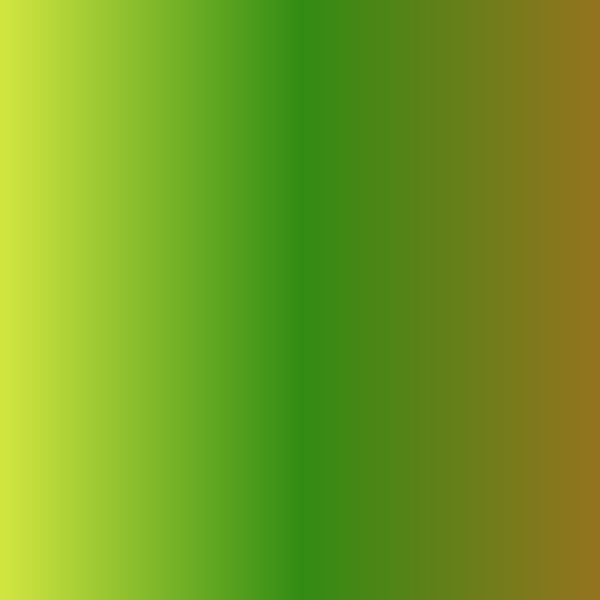
Frame 1 (no input)
Frame 2 (the mouse pressed at the canvas centre, redrawn once): identical to frame 1, image omitted

The p5.js sketch that drew this single still picture (run headless with seeded random() and noise() and a simulated clock; the mouse was pressed at the canvas centre and the sketch redrawn once):

// p5.js sketch
// ── sketch.js
var colorBegin,colorMiddle,colorEnd;
var rectStep1 = 2;
var rectStep2 = 5;
function setup() {
  createCanvas(600,600);
  noLoop();
}

function draw() {
  background(255);
  colorBegin = color(210,230,65);
  colorMiddle= color(50,140,20);
  colorEnd = color(150,115,30);
  

  for(var x1=0; x1 < width/2; x1 += rectStep1){
    noStroke();
    var lerpAmt1 = map(x1, 0,width/2, 0, 1.0);
    
    var lerpedCol1 = lerpColor(colorBegin,colorMiddle,lerpAmt1);    
    fill(lerpedCol1);
    
    rect(x1,0,rectStep1,height);
  }
    for(var x2=width/2; x2 < width; x2 += rectStep2){
    noStroke();
    var lerpAmt2 = map(x2,width/2,width, 0, 1.0);
    
    var lerpedCol2 = lerpColor(colorMiddle,colorEnd,lerpAmt2);    
    fill(lerpedCol2);
    
    rect(x2,0,rectStep2,height);
}
} 
// ── color-bright&dull.js
var colorFrom, colorTo;
var rectStep = 1;
function setup() {
  createCanvas(600,600);
  noLoop();
}

function draw() {
  background(255);
  colorFrom = color(70,70,70);
  colorTo = color(255,255,100);

   for(var m=0;m< width/2;m += rectStep){
    noStroke();
    
    var lerpAmt = map(m, 0, width/2, 0, 1.0);
    
    var lerpedCol = lerpColor(colorFrom,colorTo,lerpAmt);    
    fill(lerpedCol);
    rect(m,m,width-2*m,height-2*m);
  }
}


// ── color-young&old.js
var colorBegin,colorMiddle,colorEnd;
var rectStep1 = 2;
var rectStep2 = 5;
function setup() {
  createCanvas(600,600);
  noLoop();
}

function draw() {
  background(255);
  //the color we want to start interpolating from
  colorBegin = color(210,230,65);
  
  colorMiddle= color(50,140,20);
  //the color we want to interpolate to
  colorEnd = color(150,115,30);
  

  for(var x1=0; x1 < width/2; x1 += rectStep1){
    noStroke();
    var lerpAmt1 = map(x1, 0,width/2, 0, 1.0);
    
    var lerpedCol1 = lerpColor(colorBegin,
      colorMiddle,
      lerpAmt1);    
    fill(lerpedCol1);
    
    rect(x1,0,rectStep1,height);
  }
    for(var x2=width/2; x2 < width; x2 += rectStep2){
    noStroke();
    //interpolation amount changes each step of our
    //for loop
    var lerpAmt2 = map(x2,width/2,width, 0, 1.0);
    
    var lerpedCol2 = lerpColor(colorMiddle,colorEnd,
      lerpAmt2);    
    fill(lerpedCol2);
    
    rect(x2,0,rectStep2,height);
}
} 
